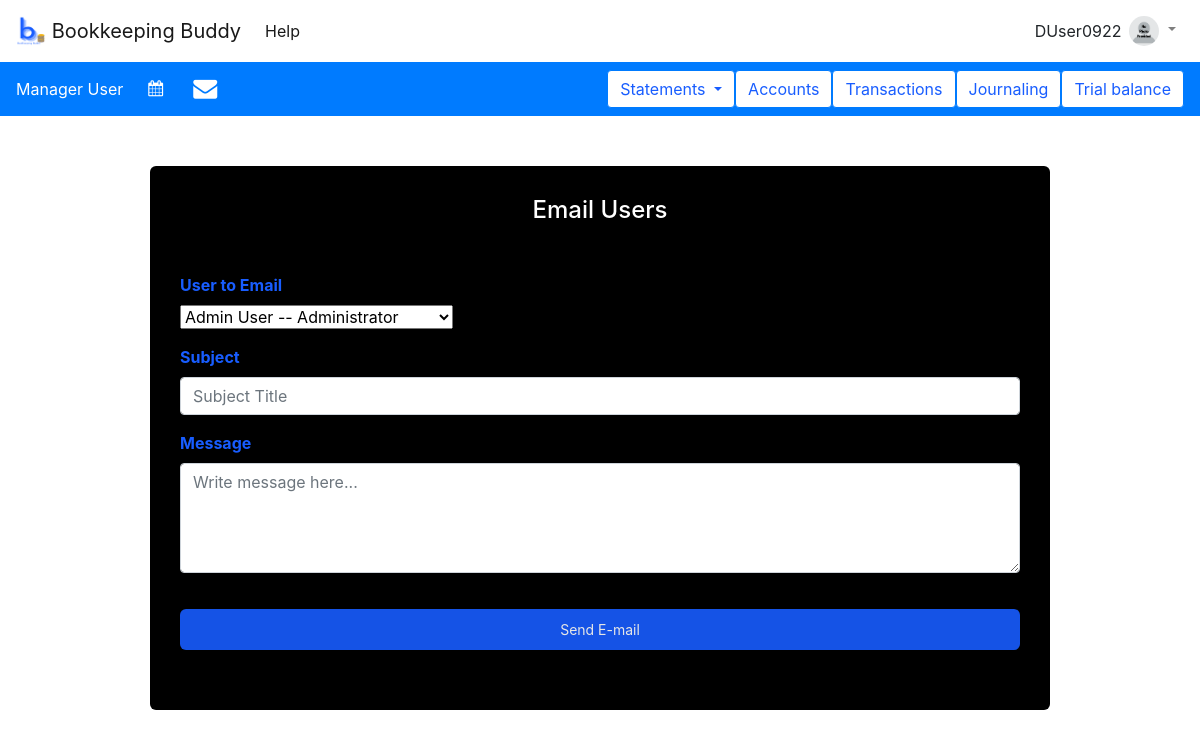
Screenshot of /fin_accts/email (signed in) with the database file from the repository.
### tables this page shows
CREATE TABLE users (
  username TEXT PRIMARY KEY UNIQUE,
  email_address TEXT NOT NULL,
  first_name TEXT NOT NULL,
  last_name TEXT NOT NULL,
  active INTEGER NOT NULL,
  role INTEGER NOT NULL,
  picture BLOB,
  password TEXT NOT NULL,
  address TEXT NOT NULL,
  DOB TEXT NOT NULL,
  old_passwords TEXT NOT NULL,
  password_refresh_date TEXT NOT NULL,
  incorrect_login_attempts INTEGER NOT NULL,
  suspend_start_date TEXT,
  suspend_end_date TEXT,
  creation_date TEXT NOT NULL,
  first_pet TEXT NOT NULL,
  city_born TEXT NOT NULL,
  year_graduated_hs INTEGER NOT NULL
);

### appl_domain/fin_accts.py (the view)
@bp.route('/email', methods=('GET', 'POST'))
@login_required
def email():
    db = get_db()
    db_info = db.execute(
        "SELECT first_name, last_name, email_address, role FROM users WHERE role = ? OR role = ? OR role = ?", (0, 1, 2)
    ).fetchall()
    email_info = {}
    for row in db_info:
        if row['role'] == 0:
            title = "Accountant"
        elif row['role'] == 1:
            title = "Manager"
        else:
            title = "Administrator"
        name = f"{row['first_name']} {row['last_name']} -- {title}"
        email_info[name] = row['email_address']
    if request.method == 'POST':
        user_email = request.form['user_email']
        subject = request.form['subject']
        message = f"New message from {g.user['first_name']} {g.user['last_name']}:<br><br><br>{request.form['message']}"
        send_email(user_email, subject, message)
    return render_template('fin_accts/email.html', email_info=email_info)

### appl_domain/auth.py (called while the page is built)
def login_required(view):
    @functools.wraps(view)
    def wrapped_view(**kwargs):
        if g.user is None:
            return redirect(url_for('auth.login'))
        return view(**kwargs)
    return wrapped_view

@bp.before_app_request
def load_logged_in_user():
    username = session.get('username')
    if username is None:
        g.user = None
    else:
        g.user = get_db().execute(
            "SELECT * FROM users WHERE username = ?", (username,)
        ).fetchone()

### appl_domain/db.py (called while the page is built)
def get_db():
    if 'db' not in g:
        g.db = sqlite3.connect(
            current_app.config['DATABASE'],
            detect_types=sqlite3.PARSE_DECLTYPES
        )
        g.db.row_factory = sqlite3.Row
    return g.db

### appl_domain/templates/fin_accts/email.html (shortened to what this page needs)
{% extends 'base.html' %}
{% block content %}
<div class = acct-email>
  <h1>{% block title %}Email Users{% endblock %}</h1>
    <br>
    <form method="post">
    <div class="form-group">
    <label for="user_email">User to Email</label>
    <br>
    <select id= "user_email" name="user_email">
        {% for key, value in email_info.items() %}
            <option value="{{ value }}">{{ key }}</option>
        {% endfor %}
    </select>
    </div>
    <div class="form-group">
    <label for="subject">Subject</label>
    <input name="subject" id="subject" placeholder="Subject Title" class="form-control">
    </div>
    <div class="form-group">
    <label for="message">Message</label>
    <textarea name="message" placeholder="Write message here..." id="message" class="form-control" rows="4" cols="25"></textarea>
    </div>
    <input class = "submit" type="submit" value="Send E-mail">
    </form>
</div>
{% endblock %}

### appl_domain/templates/base.html (shortened to what this page needs)
<!DOCTYPE html>
<html lang="en" xmlns="http://www.w3.org/1999/html" xmlns="http://www.w3.org/1999/html">
  <head>
     <link rel="stylesheet" href="{{url_for('static', filename = 'index.css') }}"/>
      <link rel="stylesheet" href="{{url_for('static', filename = 'datatable.css') }}"/>
      <link rel="stylesheet" href="{{url_for('static', filename = 'dateTime.css') }}"/>
    <link rel="stylesheet" href="https://cdn.jsdelivr.net/npm/bootstrap@4.5.3/dist/css/bootstrap.min.css">
       <link rel="stylesheet" href="https://cdnjs.cloudflare.com/ajax/libs/bootstrap-datepicker/1.9.0/css/bootstrap-datepicker.min.css" />
    <link rel="stylesheet" href="https://cdnjs.cloudflare.com/ajax/libs/font-awesome/4.7.0/css/font-awesome.min.css" />
          <link rel = "stylesheet" href = "https://cdn.datatables.net/fixedheader/3.2.3/css/fixedHeader.dataTables.min.css">
  </head>
<body>
<nav class="navbar sticky-top navbar-expand-lg navbar-light bg-white" style="position: relative; z-index: 999; overflow: visible">
    <a class="navbar-brand" href = {{ url_for('mainpage') }} > <img src="{{ url_for('static', filename='logo_cropped.png') }}" width="30" height="30" class="d-inline-block align-top" alt="Site logo">
        Bookkeeping Buddy
    </a>
    {%  if g.user %}
        <div class="collapse navbar-collapse" id="navbarSupportedContent">
            <ul class="navbar-nav mr-auto">
                <li class="nav-item active">
                    <a class="nav-link" href="{{ url_for('auth.help') }}">Help</a>
                </li>
            </ul>
            <div id="username" >{{ g.user['username'] }}</div>
            <ul class="navbar-nav mr-right">
                <li class="nav-item dropdown" style="position: relative; z-index: 999; overflow: visible">
                    {% if g.user['picture'] %}
                        <a class="nav-link dropdown-toggle" href="#" id="navbarDropdown" role="button" data-toggle="dropdown" aria-haspopup="true" aria-expanded="false">
                            <img class = "rounded-circle" width="30" height="30" alt="User's profile picture"/>
                        </a>
                        <div class="dropdown-menu dropdown-menu-right" aria-labelledby="navbarDropdown">
                            <a class="dropdown-item" href="{{ url_for('auth.my_account') }}">My Account</a>
                            <a class="dropdown-item" href="{{ url_for('auth.manage_users')}}" >Manage Users</a>
                            <div class="dropdown-divider"></div>
                            <a class="dropdown-item" href="{{ url_for('auth.logout') }}">Log Out</a>
                        </div>
                    {% else %}
                        <a class="nav-link dropdown-toggle" href="#" id="navbarDropdown" role="button" data-toggle="dropdown" aria-haspopup="true" aria-expanded="false">
                            <img src="{{ url_for('static', filename='no_photo.png') }}" class = "rounded-circle" width="30" height="30" alt="Placeholder profile picture"/>
                        </a>
                    {% endif %}
                </li>
            </ul>
        </div>
    {% endif %}
</nav>
{%  if g.user %}
    <nav class="navbar navbar-expand-lg navbar-light bg-primary">
        <div id="fullname" style="text-align: left; margin-right: 5vh; color: white">{{ g.user['first_name'] }} {{ g.user['last_name'] }}</div>
  <div class="collapse navbar-collapse" id="navbarSupportedContent1">
    <ul class="navbar-nav mr-auto">
      <li class="nav-item active">
          <form  class="form-inline">
        <div class = "row form-group">
               <div>
                   <i id = "datepicker" class = "fa fa-calendar" style="color: white"></i>
               </div>
                        </div>
      </li>
        <li class="nav-item active">
                        <div >
                            <a href={{ url_for('fin_accts.email') }}><i class="fa fa-envelope" style="font-size:24px; color:white; padding-left:30px"></i></a>
                        </div>
        </li>
    </ul>
    <form class="form-inline my-2 my-lg-0">
       <div class="dropdown">
              <button  data-placement="top" title="Create and view financial account statements" class="btn btn-primary dropdown-toggle" type="button" data-toggle="dropdown" style="background-color: white; color: #185DFF">Statements
              </button>
            </div>
 <button type="button" class="btn btn-outline-primary" data-toggle="tooltip" data-placement="top" title="View chart of accounts or create a new account" style = "background-color: white; color: #185DFF"  onclick="window.location.href='{{ url_for('fin_accts.view_accounts')}}'">Accounts</button>
        <button type="button" class="btn btn-outline-primary" data-toggle="tooltip" data-placement="top" title="View transactions or create a new transaction" style = "background-color: white; color: #185DFF" >Transactions</button>
        <button type="button" class="btn btn-outline-primary" style = "background-color: white; color: #185DFF" data-toggle="tooltip" data-placement="top" title="Create and view journal entries" onclick="window.location.href='{{ url_for('journaling.journal') }}'">Journaling</button>
        <button type="button" class="btn btn-outline-primary" style = "background-color: white; color: #185DFF" data-toggle="tooltip" data-placement="top" title="Create a trial balance">Trial balance</button>
    </form>
  </div>
</nav>
{% endif %}
</body>
<section class="content">
    {% block content %}{% endblock %}
</section>
</html>

### appl_domain/static/index.css (style rules this page uses)
body { background-image: url("backgroundbb.jpg"); background-repeat: no-repeat; background-attachment: fixed; background-size: cover; background-color: #CFCFCF; height: 500px; background-position: center center; position: relative; }

### appl_domain/templates/base.html (style rules this page uses)
* { margin: 0; padding: 0; }

### appl_domain/templates/fin_accts/email.html (style rules this page uses)
.acct-email { position: relative; max-width: 900px; width: 100%; border-radius: 6px; padding: 30px; margin-top: 50px; margin-left: auto; margin-right: auto; background-color: black; }
.acct-email form { position: relative; margin-top:16px; min-height: 400px; background: black; }
.acct-email h1 { padding:0; text-align:center; color: white; font-size: x-large; }
form label { font-weight: bold; color: #185DFF; }
form .submit { background-color: #185DFF; color: white; padding: 10px 20px; margin-top: 20px; margin-bottom: 30px; border: none; border-radius: 6px; cursor: pointer; width: 100%; opacity: 0.9; font-size: 14px; }

### rows the page displays
users: user.username "DUser0922", user.first_name "Manager", user.last_name "User"

### other values shown
form field user_email "Admin User -- Administrator"
